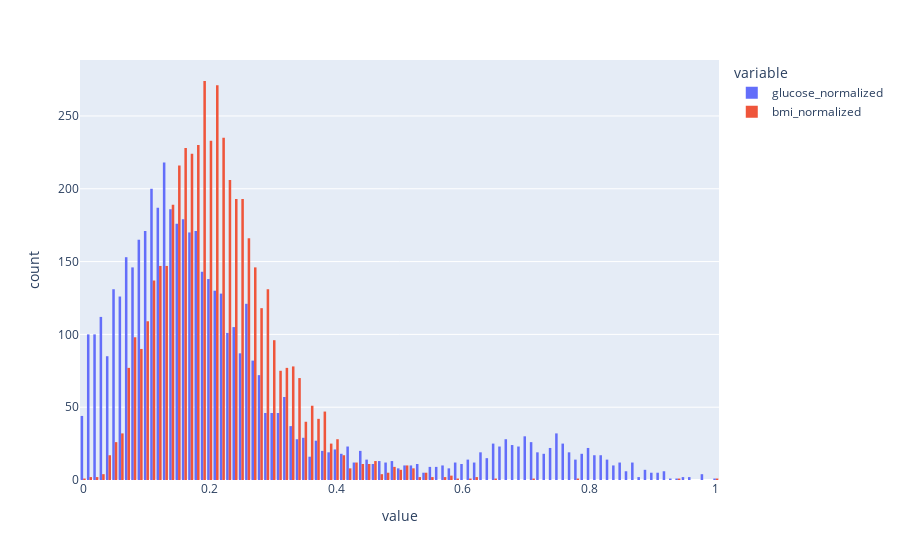

Notebook code for this chart:
### Markdown cell above
Hypothèse : Le taux de glucose dans le sang a un lien avec le BMI. Si c'est le cas, on peut utiliser le taux de glucose pour estimer les valeurs manquantes dans la colonne de BMI.

### Code cell
df['glucose_normalized'] = (df['avg_glucose_level'] - df['avg_glucose_level'].min()) / (df['avg_glucose_level'].max() - df['avg_glucose_level'].min())
df['bmi_normalized'] = (df['bmi'] - df['bmi'].min()) / (df['bmi'].max() - df['bmi'].min())
fig = px.histogram(df, x=["glucose_normalized", "bmi_normalized"], barmode="group")
fig.show()

### Figure 1 — Plotly figure (JSON) as saved in the notebook; plotly's stock layout.template omitted (floating-point values rounded to 4 significant figures; data arrays with more than 128 entries replaced by an {"elided": "..."} marker saying what was removed)
{"data": [{"alignmentgroup": "True", "bingroup": "x", "hovertemplate": "variable=glucose_normalized<br>value=%{x}<br>count=%{y}<extra></extra>", "legendgroup": "glucose_normalized", "marker": {"color": "#636efa", "pattern": {"shape": ""}}, "name": "glucose_normalized", "offsetgroup": "glucose_normalized", "orientation": "v", "showlegend": true, "type": "histogram", "x": {"elided": "5110 float values"}, "xaxis": "x", "yaxis": "y"}, {"alignmentgroup": "True", "bingroup": "x", "hovertemplate": "variable=bmi_normalized<br>value=%{x}<br>count=%{y}<extra></extra>", "legendgroup": "bmi_normalized", "marker": {"color": "#EF553B", "pattern": {"shape": ""}}, "name": "bmi_normalized", "offsetgroup": "bmi_normalized", "orientation": "v", "showlegend": true, "type": "histogram", "x": {"elided": "5110 float values"}, "xaxis": "x", "yaxis": "y"}], "layout": {"barmode": "group", "legend": {"title": {"text": "variable"}, "tracegroupgap": 0}, "margin": {"t": 60}, "xaxis": {"anchor": "y", "domain": [0, 1], "title": {"text": "value"}}, "yaxis": {"anchor": "x", "domain": [0, 1], "title": {"text": "count"}}}}
